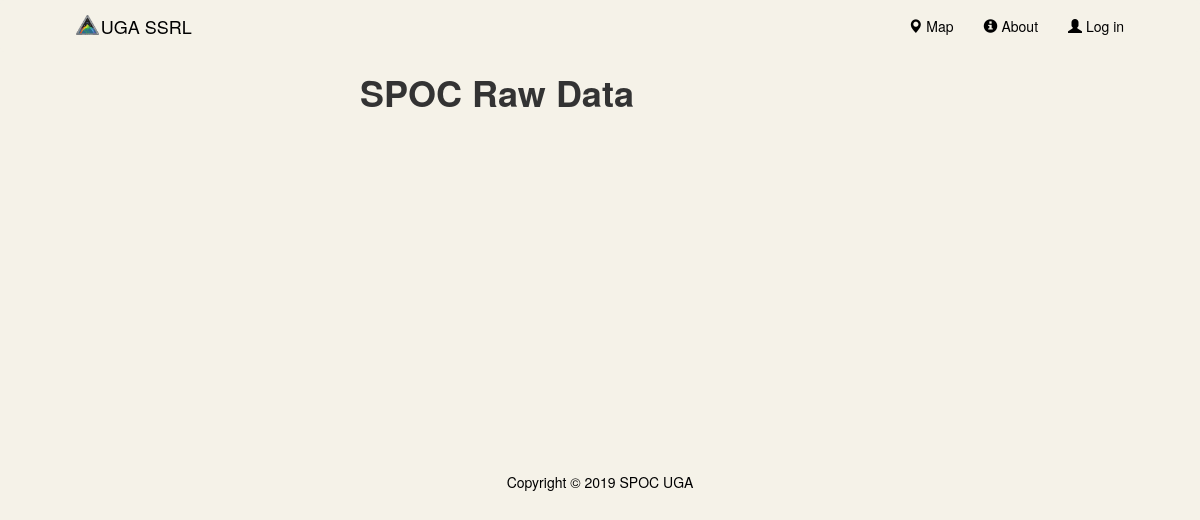
/php/RawData.php, run on an earlier commit of the app's database.
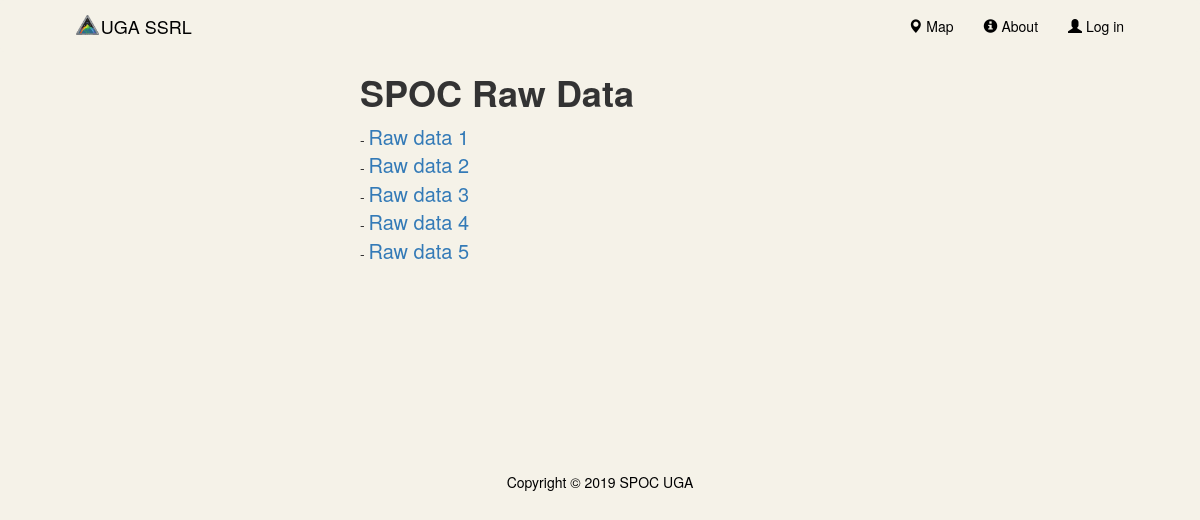
And on a later commit of the database.
### tables this page shows
create table archive_links(
	id int auto_increment not null,
	link_text varchar(256) not null,
	link_link varchar(1028) not null,

	primary key(id)
);

### php/RawData.php (the view, shortened to what this page needs)
<div class = "DownloadPage">
    <h1><strong>SPOC Raw Data</strong></h1>
    <?php
        $DB_SERVER = 'localhost:3306';
        $DB_USERNAME = 'root';
        $DB_PASSWORD = '1234';
        $DB_DATABASE = 'termproject';
        $db = mysqli_connect($DB_SERVER,$DB_USERNAME,$DB_PASSWORD,$DB_DATABASE);
        $ArchiveDB = "SELECT * FROM archive_links";
        $_SESSION["archive"] = mysqli_query($db,$ArchiveDB);
        for ($i=0; $i < $_SESSION["archnum"]; $i++) {
            $link = mysqli_fetch_assoc($_SESSION["archive"]);
            echo "- ";
            echo "<a href=\"". $link["link_link"] . "\">" . $link["link_text"] . "</a>";
            echo "<br/>";
        }
    ?>
</div>

### css/custom.css (style rules this page uses)
html, body { background-color: #f5f2e8; height: 100%; }
#TopHeader { margin-right: 5%; margin-left: 5%; }
#TopHeader > div > a { color: black; }
#TopHeader > ul > li > a { color: black; }
#brand-pic { float: left; height: 20px; margin-top: 14px; margin-right: 2px; }
#Footer { bottom: 0; left: 0; width: 100%; height: 3%; color: black; text-align: center; }
#map-nav { background-color: #f5f2e8; margin-bottom: 0; }
.DownloadPage { position: relative; margin: auto; width: 40%; height: 50%; }
.DownloadPage > a { font-size: 15pt; }

What changed in the data, as far as the page shows it:
added archive_links: link_text "Raw data 1"
added archive_links: link_text "Raw data 2"
added archive_links: link_text "Raw data 3"
added archive_links: link_text "Raw data 4"
added archive_links: link_text "Raw data 5"
